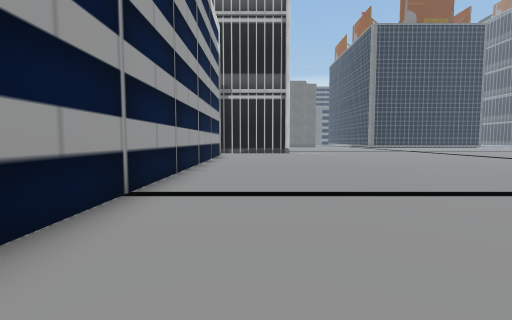
View 1 (above)

24 first-person views from a walk through a Unity game level. The camera is 1.5 m above the floor, tilts 4° down and sees 85° across. The floor is counted in squares, 2 m on a side. Each view is taken from the middle of a square. On the plan, view 1 faces up. The plan holds only what a view shows up to about 10 squares ahead; the rest is blank. The place goes on beyond the plan. Some surface patterns are stand-ins.

View 2
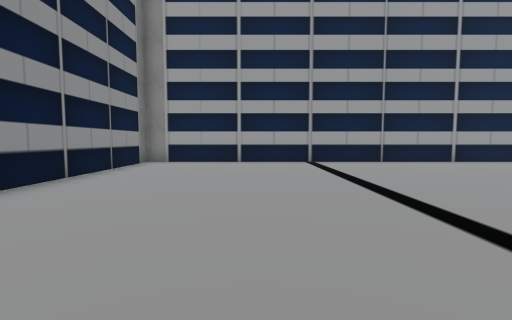

View 3
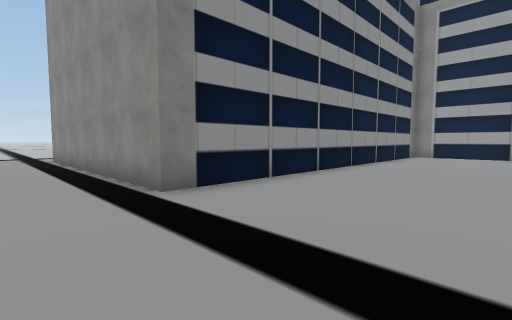

View 4
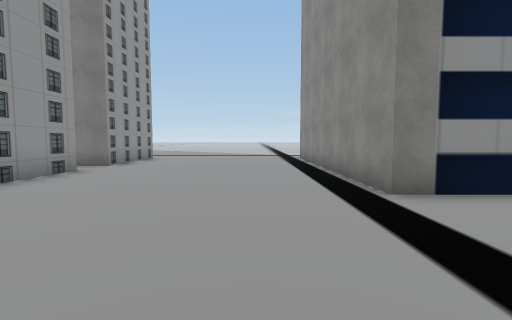

View 5
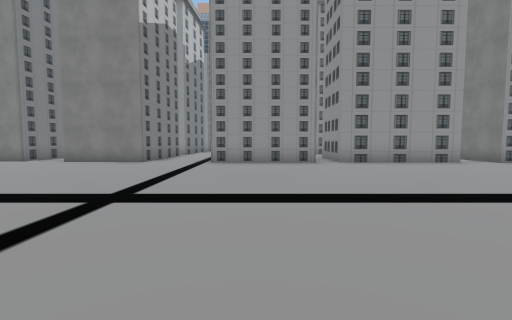

View 6
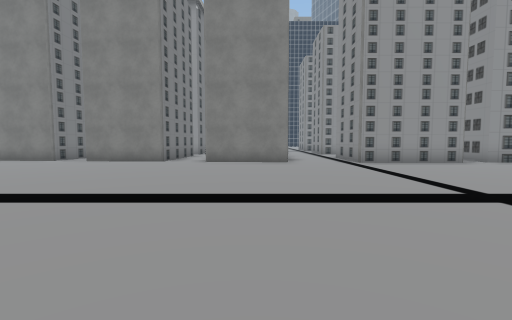

View 7
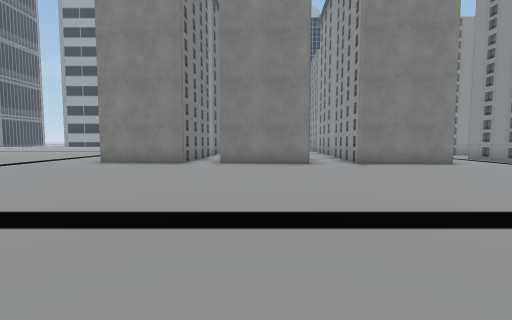

View 8
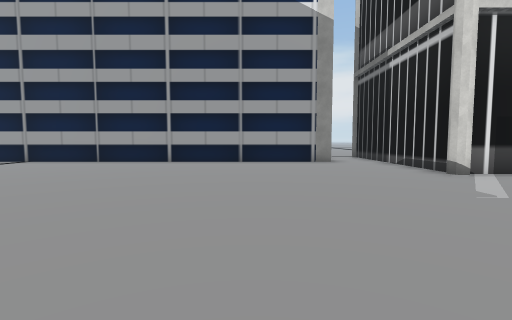

View 9
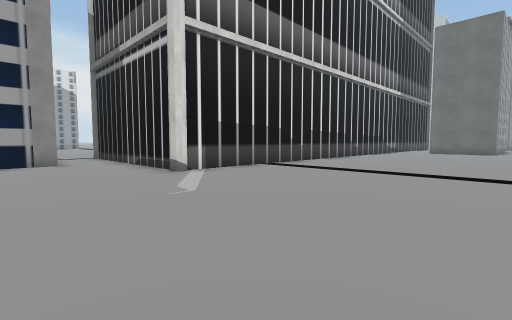

View 10
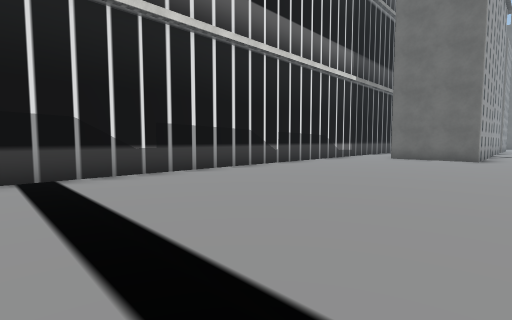

View 11
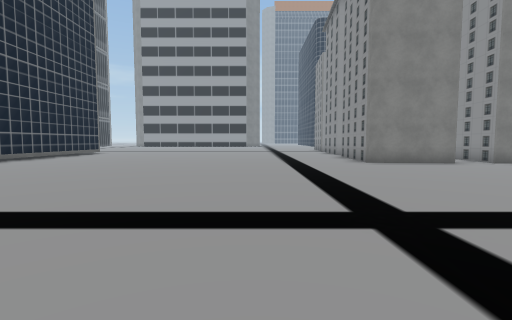

View 12
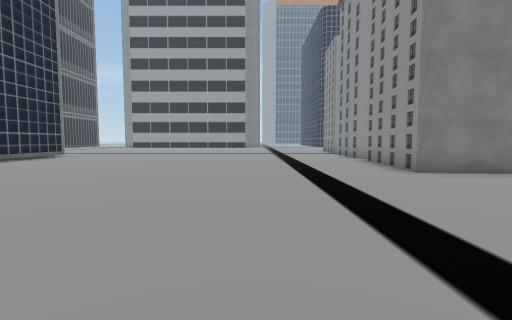

View 13
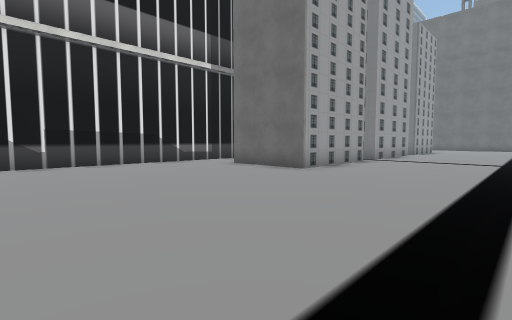

View 14
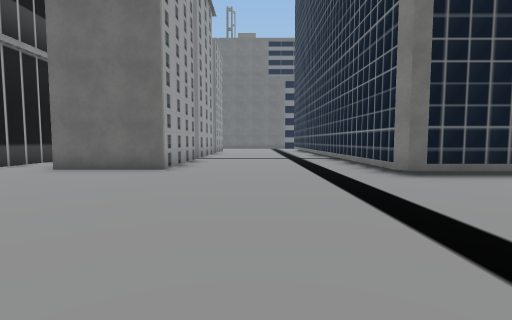

View 15
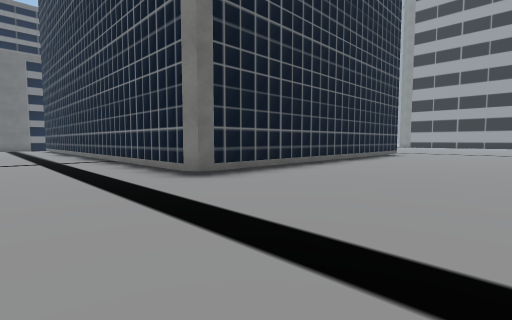

View 16
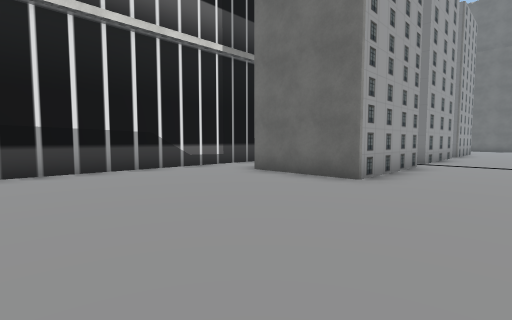

View 17
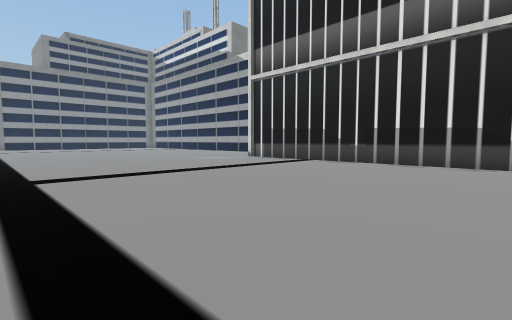

View 18
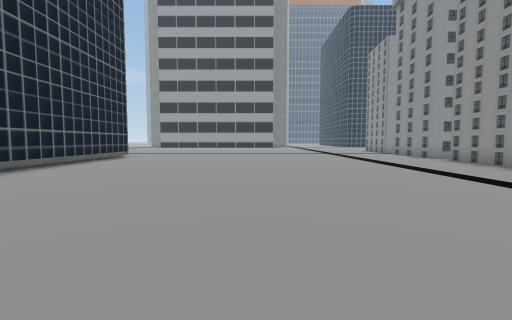

View 19
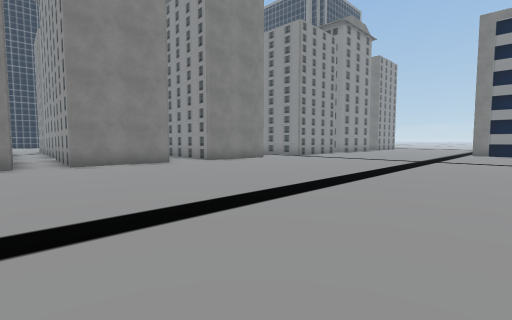

View 20
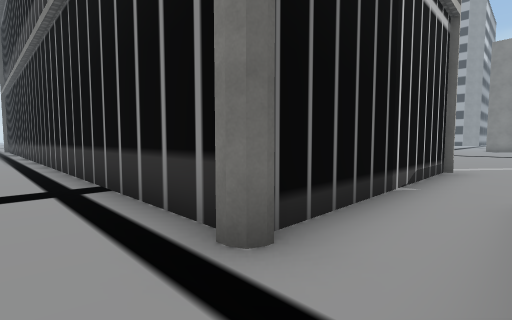

View 21
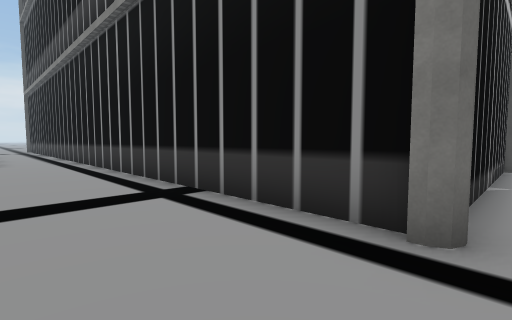

View 22
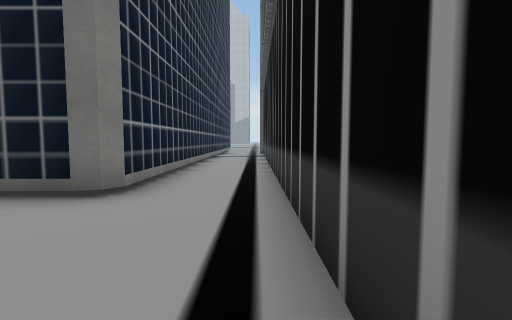

View 23
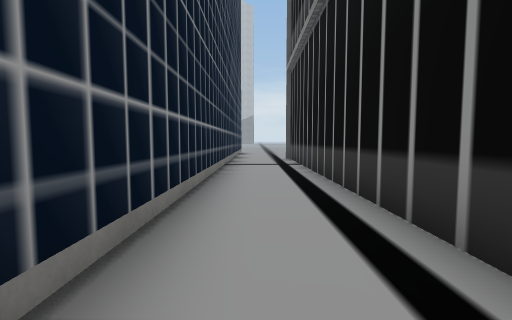

View 24
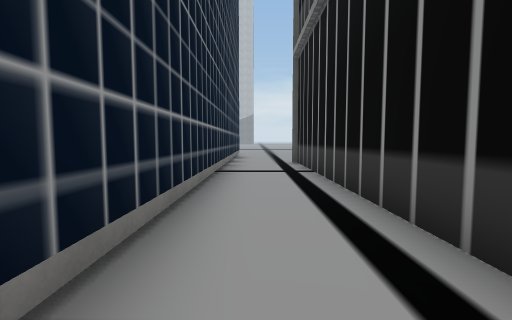

### Floor plan
Points are (right, up) in squares from view 1. A wall is a line through its corners. A room is listed if a view was taken in it or the views show most of it. See-through windows are left out.
Room 1 (views 1, 2, 3, 4, 5, 6, 7, 8, 9, 10, 11, 12, 13, 14, 15, 16, 17, 18, 19, 20, 21, 22, 23, 24)
walls: (1.8, 16.5) (-4.6, 16.5) (-4.6, 37.5); (16.9, 10.2) (17.1, 13.2) (20.1, 12.9); (18.7, 14.3) (17.2, 14.4) (17.4, 17.3) (21.1, 17); (-1.8, 14.8) (-1.8, -1.8) (10.1, -1.8) (10.1, -9.9); (17.1, 5.8) (16.6, 5.9) (16.8, 8.8) (17.9, 8.7); (16.4, 0) (16.4, 3.5) (18.1, 3.5); (21.1, 29.9) (12.3, 29.9) (12.1, 30.3) (12.1, 36.1); (16.4, -5) (16.4, -0.9); (6.7, 34.9) (6.7, 31.1) (3.8, 31.1); (1.8, 34) (1.8, 16.8); (16.4, -8.1) (16.4, -6.1); (6.7, 37.5) (6.7, 36); (-6.9, 37.5) (-6.9, 26.9) (-7, 26.7) (-7.5, 26.5)
ways out: gap at (20, 14)

Positions as (right, up) in squares from view 1, and headings:
1: (0, 0), facing up
2: (8, 2), facing left
3: (12, 2), facing down-left
4: (12, 2), facing down
5: (7, 2), facing right
6: (7, 7), facing right
7: (8, 12), facing right
8: (8, 12), facing left
9: (8, 13), facing up-left
10: (8, 19), facing up-left
11: (8, 21), facing right
12: (11, 21), facing right
13: (11, 25), facing up-left
14: (9, 24), facing up
15: (9, 25), facing up-right
16: (9, 26), facing up-left
17: (11, 26), facing down-left
18: (11, 24), facing right
19: (8, 15), facing down-right
20: (-6, 15), facing up-right
21: (-7, 16), facing up-right
22: (-5, 23), facing up
23: (-6, 27), facing up
24: (-6, 29), facing up
